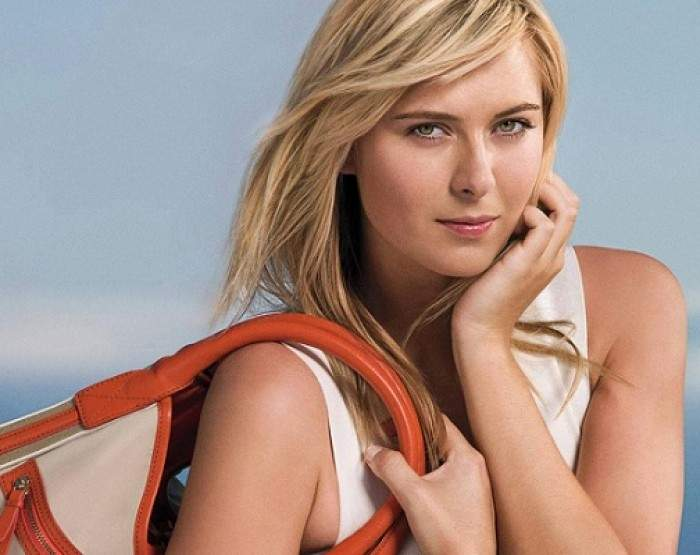
#> input picture model/test_images/sharapova1.jpeg, 700 x 555 px
$ python classifier_model.py
#> lines starting #> are read from the running program, lines starting #| are printed output that depends on the picture
import numpy as np
import cv2
import matplotlib
from matplotlib import pyplot as plt

img = cv2.imread('test_images/sharapova1.jpeg')
#> img is the input picture: shape (555, 700, 3); mean B, G, R 134.6, 144, 169.9
#print(img.shape) 3D shape (x,y RGB values)
#plt.imshow(img) to show image

gray = cv2.cvtColor(img, cv2.COLOR_BGR2GRAY)
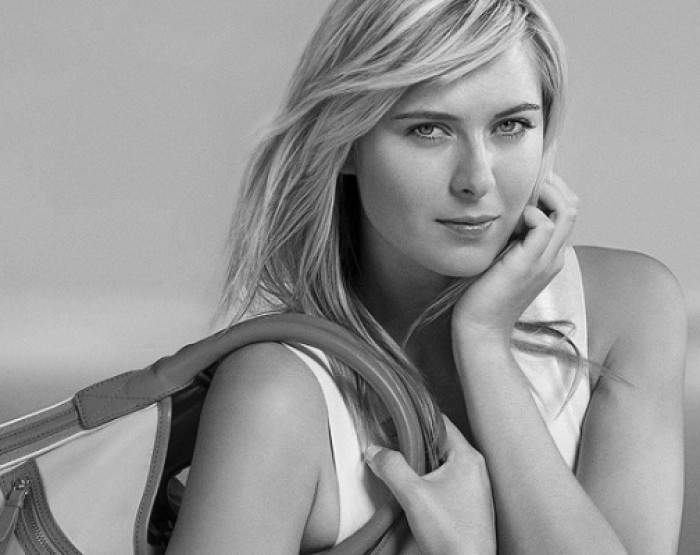
#> gray: shape (555, 700); min 0, max 254, mean 150.7
#print(gray.shape)

#detecting features of the picture
face_cascade = cv2.CascadeClassifier('./opencv/haarcascades/haarcascade_frontalface_default.xml')
eye_cascade = cv2.CascadeClassifier('./opencv/haarcascades/haarcascade_eye.xml')

faces = face_cascade.detectMultiScale(gray, 1.3, 5)
#> faces = [[352, 38, 233, 233]]
#print(faces)

$ run again, with model/test_images/sharapova2.jpeg copied over model/test_images/sharapova1.jpeg
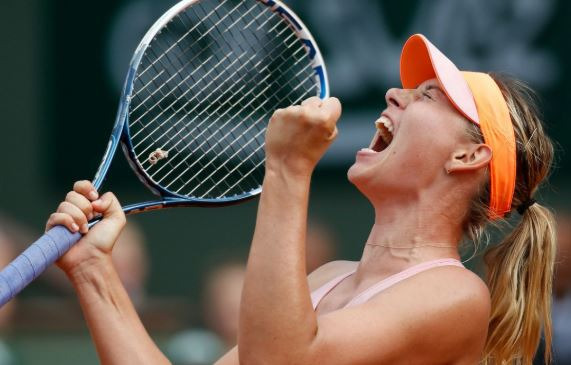
#> input picture model/test_images/sharapova2.jpeg, 571 x 365 px
#> img is the input picture: shape (365, 571, 3); mean B, G, R 80.8, 91, 102.6
#> `gray = cv2.cvtColor(img, cv2.COLOR_BGR2GRAY)`:
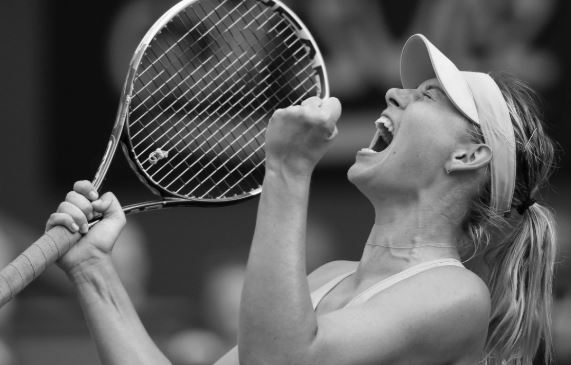
#> gray: shape (365, 571); min 0, max 254, mean 93.3
#> faces = ()
